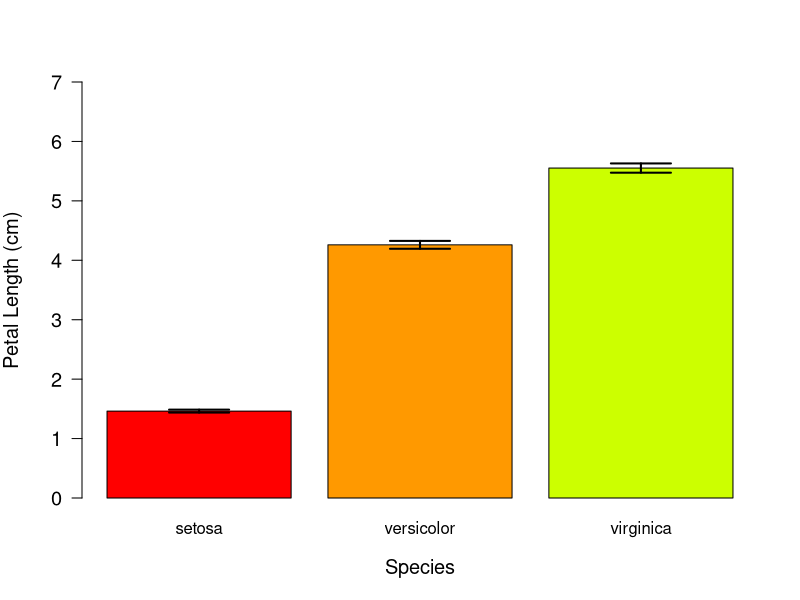
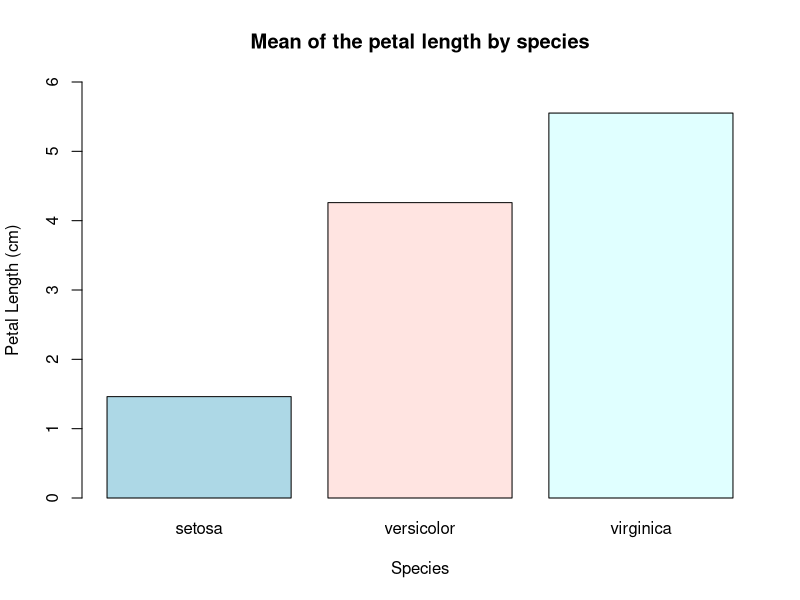
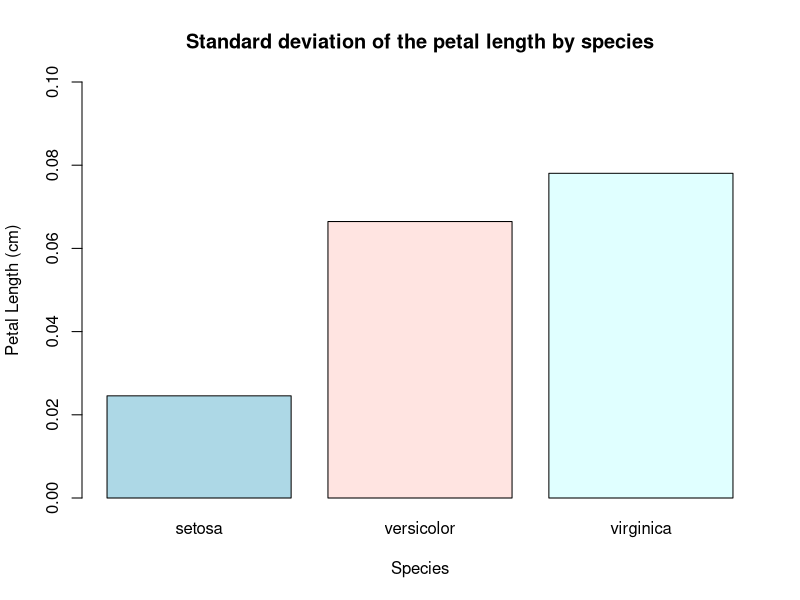
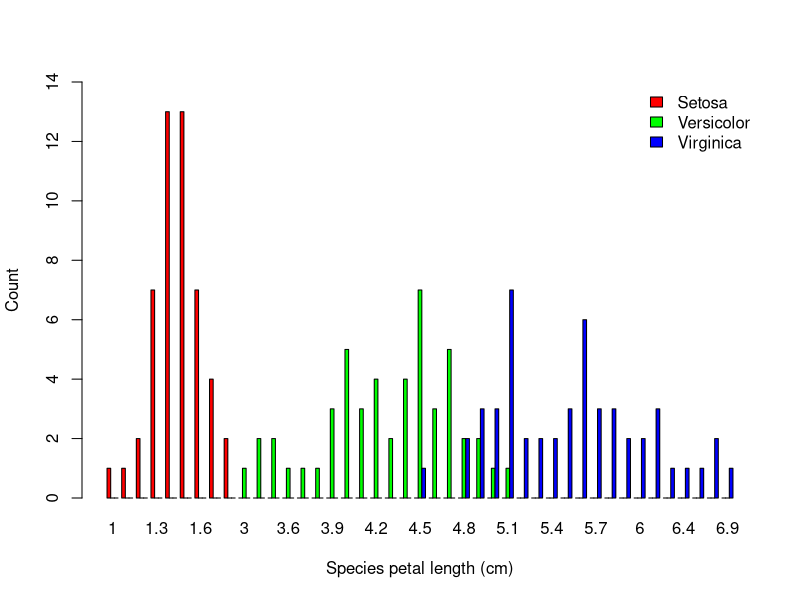
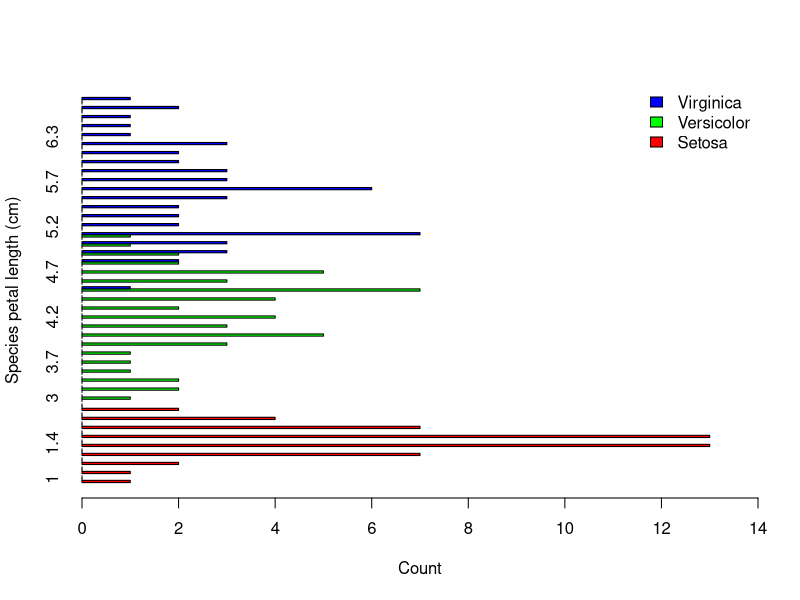

The R source for these figures, in order:
## ---- chunk 1
# remove (almost) all objects currently held in the R environment
rm(list=ls()) 
## ---- chunk 2
head(iris) # explore dataset

# calculate the means of petal lengths for each species
mu <- tapply(iris$Petal.Length,iris$Species,mean)

# create the barplot
centres<-barplot(mu, names.arg=names(mu),ylim=c(0,7),
                  las=1,xlab="Species",ylab="Petal Length (cm)",
                  col = rainbow(10), cex.lab=1.2,cex.axis=1.2)

# write our own function to calculate the standard error of the mean of a 
# vector "x"" of data
std.error <- function (x) {return(sqrt(var(x)/length(x)))}

# apply our new function over the petal length vector by species
se <- tapply(iris$Petal.Length,iris$Species, std.error)

# use the arrows function to draw the bar ends: essentially arrows
# with 90 degree arrow heads, i.e. a horizontal line at each end.
arrows( x0= centres, x1=centres, y0=mu+se, y1=mu-se,
         code=3, length=0.3, angle=90,lwd=2)
## ---- chunk 3

# mean petal length by species
means <- aggregate(iris$Petal.Length, by=list(iris$Species), FUN=mean) # Here you can change any function you want to explore
means

# standard deviation of petal length by species
sd <- aggregate(iris$Petal.Length, by=list(iris$Species), FUN=std.error) # Here you can change any function you want to explore
sd

barplot(means$x, names.arg=means$Group.1, 
        ylim=c(0,6), ylab="Petal Length (cm)", 
        xlab ="Species", 
        col = c("lightblue", "mistyrose","lightcyan") )
title(main="Mean of the petal length by species")

barplot(sd$x, names.arg=sd$Group.1, 
        ylim=c(0,0.1), ylab="Petal Length (cm)", 
        xlab ="Species", 
        col = c("lightblue", "mistyrose","lightcyan") )
title(main="Standard deviation of the petal length by species")
## ---- chunk 4
petal.freq <- table(iris$Petal.Length,iris$Species)
head(petal.freq)

## ---- chunk 5

barplot(t(petal.freq), beside = TRUE, ylim = c(0,14), 
        col = c("red", "green", "blue"), 
        xlab = "Species petal length (cm)", ylab="Count", 
        legend.text = c("Setosa", "Versicolor", "Virginica"), 
        args.legend = list(x = "topright", bty = "n"))

barplot(t(petal.freq), beside = TRUE, horiz=TRUE, xlim = c(0,14), 
        col = c("red", "green", "blue"), 
        xlab = "Count", ylab="Species petal length (cm)", 
        legend.text = c("Setosa", "Versicolor", "Virginica"), 
        args.legend = list(x = "topright", bty = "n"))
